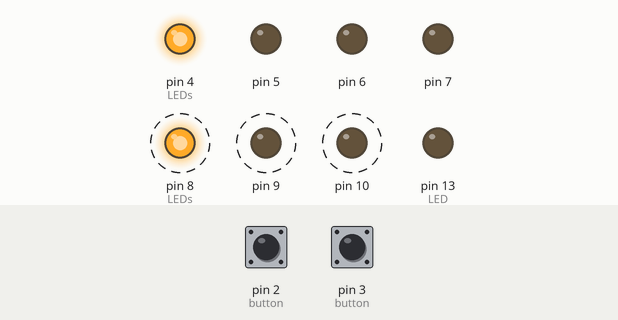
Recording of a sketch running on a simulated Arduino Uno, built with avr-gcc and run on an emulated ATmega328P. On the bench: output pins drawn as LEDs (lit = HIGH). Dashed ring = blinking. The test bench sets the inputs (shaded band); at power-on: pin 2 (button) HIGH, pin 3 (button) HIGH.

Above: at 5.05 s.
5.1 s: pin 2 (button) pulled LOW for 0.15 s
At 5.37 s:
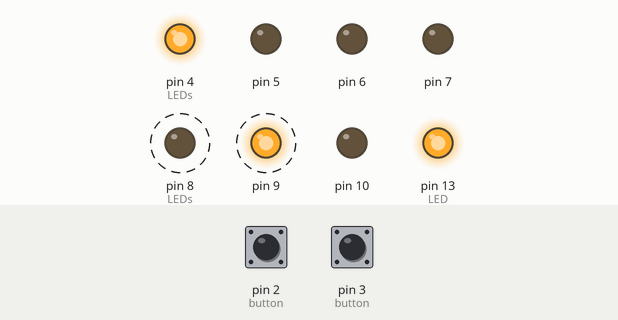
8.1 s: pin 2 (button) pulled LOW for 1 s
At 8.56 s:
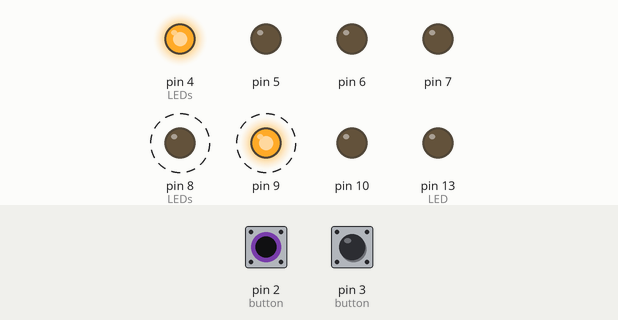
11.3 s: pin 2 (button) pulled LOW for 3.2 s
At 11.43 s:
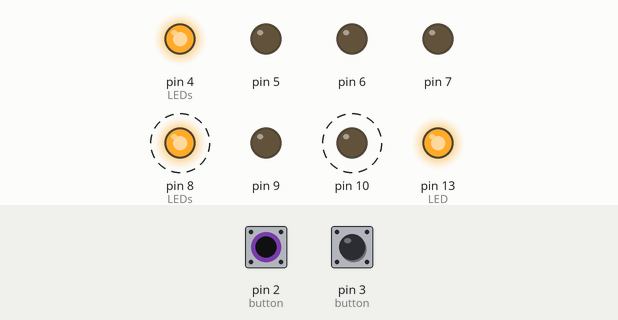
Timing chart, 0 to 22.0 s (numbered marks = the images above; inputs shaded):
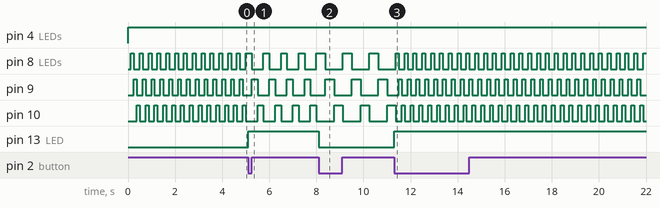

The sketch:

Ass3_Ex2_With_Interrupt.ino
```cpp
#include <avr/io.h>
#include <avr/interrupt.h>

volatile int interval = 1;
volatile int duration = 1; //1: 0.125s; 2: 0.25s; 3: 0.375s
volatile int direction = 1; //1: PORTB0 to PORTB2; 2: PORTB2 to PORTB0;
int noCount = 0;

int main(void)
{
  DDRD |= (1 << 4) | (1 << 5) | (1 << 6) | (1 << 7); //Output 4 Testing LEDs
  PORTD |= (1 << 4);

	DDRB |= (1 << 5); // Set PORTB5 as output for LED - for TESTING BUTTON
	DDRD &= ~(1 << 2); //PD2 (INT0) - Gear button
  DDRD &= ~(1 << 3); //PD3 (INT1) - Direction button
  DDRB |= (1 << 0) | (1 << 1) | (1 << 2); //3 LEDs - PORTB0 to PORTB2
	EICRA |= (1 << ISC01) | (1 << ISC11);   // set INT0 to trigger on ANY logic change
	EIMSK  |= (1 << INT0) | (1 << INT1);   // Turns on INT0

  //CTC Timer 1 with Interrupt Mode
  TCCR1B |= (1 << WGM12); //CTC Mode On
  TCCR1B |= (1 << CS11) | (1 << CS10); //Prescaler of 64
  OCR1A = 31249; //Duration: 0.125s
  TIMSK1 |= (1 << OCIE1A); //Output Compare Match A Interrupt On
	sei();                   // Turn on the Global Interrupt Enable Bit
	while (1)
	{
	}
}

ISR ( TIMER1_COMPA_vect) {
  noCount++; //Software Prescaler. Explanation: duration 2 = 2 * duration 1; duration = 3 * duration 1

  if (noCount >= duration) {
    noCount = 0;

    if (direction == 1) {
      //LED sweeping PORTB0 to PORTB2
      switch (interval) {
        case 1:
          PORTB |= (1 << 0); //PORTB0 ON
          PORTB &= ~((1 << 1) | (1 << 2)); //PORTB1 & PORTB2 OFF
          interval++;
          break;
        case 2:
          PORTB |= (1 << 1); //PORTB0 ON
          PORTB &= ~((1 << 0) | (1 << 2)); //PORTB1 & PORTB2 OFF
          interval++;
          break;
        case 3:
          PORTB |= (1 << 2); //PORTB0 ON
          PORTB &= ~((1 << 0) | (1 << 1)); //PORTB1 & PORTB2 OFF
          interval = 1; //reset to interval 1
          break;
      }
    } else {
      //LED sweeping PORTB0 to PORTB2
      switch (interval) {
        case 1:
          PORTB |= (1 << 2); //PORTB0 ON
          PORTB &= ~((1 << 0) | (1 << 1)); //PORTB1 & PORTB2 OFF
          interval++;
          break;
        case 2:
          PORTB |= (1 << 1); //PORTB0 ON
          PORTB &= ~((1 << 0) | (1 << 2)); //PORTB1 & PORTB2 OFF
          interval++;
          break;
        case 3:
          PORTB |= (1 << 0); //PORTB0 ON
          PORTB &= ~((1 << 1) | (1 << 2)); //PORTB1 & PORTB2 OFF
          interval = 1; //reset to interval 1
          break;
      }
    }

  }
}

ISR(INT0_vect)	// ISR for the INT0
{
	PORTB ^= (1<<PORTB5);	//Toggle the PB5 connecting to the LED

  duration++;

  if (duration > 3) { //loop through all possible values, return to the start
    duration = 1; //reset duration back to duration 1
  }
}

ISR(INT1_vect)	// ISR for the INT0
{
	PORTB ^= (1<<PORTB5);	//Toggle the PB5 connecting to the LED

  direction++;

  if (direction > 2) { //loop through all possible values, return to the start
    direction = 1; //reset direction back direction 1
  }
}
```

Measured:
- after the input at 5.1 s, pin 8 (LEDs), pin 9: alternates HIGH for 0.25 s and LOW for 0.50 s, starting after 0.15 s; pin 10: alternates HIGH for 0.25 s and LOW for 0.50 s, starting after 0.40 s; pin 13 (LED): LOW → HIGH at once
- after the input at 8.1 s, pin 8 (LEDs), pin 9: alternates HIGH for 0.38 s and LOW for 0.75 s, starting after 0.28 s; pin 10: alternates HIGH for 0.38 s and LOW for 0.75 s, starting after 0.65 s; pin 13 (LED): HIGH → LOW at once
- after the input at 11.3 s, pin 8 (LEDs): alternates HIGH for 0.12 s and LOW for 0.25 s, starting after 0.20 s; pin 9: alternates HIGH for 0.13 s and LOW for 0.25 s, starting after 0.20 s; pin 10: alternates HIGH for 0.12 s and LOW for 0.25 s, starting after 0.33 s; pin 13 (LED): LOW → HIGH at once
- by itself, pin 8 (LEDs), pin 10: alternates HIGH for 0.12 s and LOW for 0.25 s
- by itself, pin 9: alternates HIGH for 0.13 s and LOW for 0.25 s
